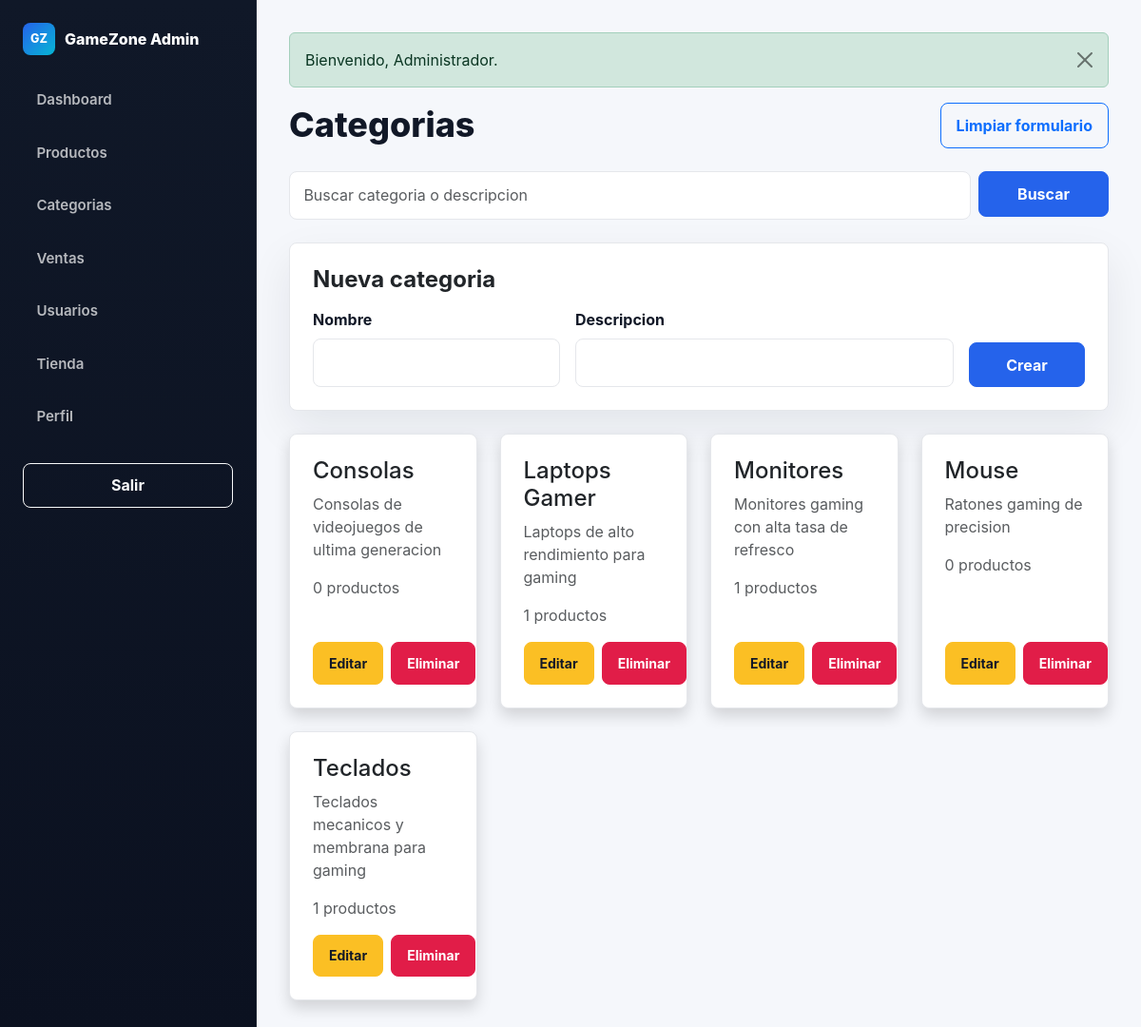
Screenshot of /categorias.php (signed in) with the database file from the repository.
### tables this page shows
CREATE TABLE IF NOT EXISTS categoria (
    id_categoria INT AUTO_INCREMENT PRIMARY KEY,
    nombre_categoria VARCHAR(100) NOT NULL,
    descripcion TEXT
);

### config/database.php (called while the page is built, shortened)
<?php
function db(): ?PDO
{
    static $pdo = null;
    if ($pdo instanceof PDO) {
        return $pdo;
    }
    $dsn = 'mysql:host=' . DB_HOST . ';dbname=' . DB_NAME . ';charset=' . DB_CHARSET;
    try {
        $pdo = new PDO($dsn, DB_USER, DB_PASS, [
            PDO::ATTR_ERRMODE => PDO::ERRMODE_EXCEPTION,
            PDO::ATTR_DEFAULT_FETCH_MODE => PDO::FETCH_ASSOC,
            PDO::ATTR_EMULATE_PREPARES => false,
        ]);
        return $pdo;
    } catch (PDOException $exception) {
        $failed = true;
        $GLOBALS['db_error'] = $exception->getMessage();
        return null;
    }
}
function db_all(string $sql, array $params = []): array
{
    $pdo = db();
    try {
        $statement = $pdo->prepare($sql);
        $statement->execute($params);
        return $statement->fetchAll();
    } catch (PDOException $exception) {
        $GLOBALS['db_error'] = $exception->getMessage();
        return [];
    }
}
function e(?string $value): string
{
    return htmlspecialchars((string) $value, ENT_QUOTES, 'UTF-8');
}

### categorias.php (the view, shortened to what this page needs)
<?php
$categoriaEditar = null;
$busquedaAdmin = trim($_GET['buscar'] ?? '');
$pagina = max(1, (int) ($_GET['pagina'] ?? 1));
$porPagina = 8;
$offset = ($pagina - 1) * $porPagina;
$whereCategorias = [];
$paramsCategorias = [];
$whereSqlCategorias = $whereCategorias ? ' WHERE ' . implode(' AND ', $whereCategorias) : '';
$categorias = db_all(
    'SELECT c.id_categoria, c.nombre_categoria, c.descripcion, COUNT(p.id_producto) AS total_productos
     FROM categoria c
     LEFT JOIN producto p ON p.id_categoria = c.id_categoria
     ' . $whereSqlCategorias . "
     GROUP BY c.id_categoria, c.nombre_categoria, c.descripcion
     ORDER BY c.nombre_categoria
     LIMIT $porPagina OFFSET $offset",
    $paramsCategorias
);
?>
<!DOCTYPE html>
<html lang="es">
<head>
    <link href="https://cdn.jsdelivr.net/npm/bootstrap@5.3.3/dist/css/bootstrap.min.css" rel="stylesheet">
    <link rel="stylesheet" href="assets/css/styles.css">
</head>
<body>
<div class="admin-layout d-flex">
    <?php include 'includes/sidebar.php'; ?>
    <main class="container-fluid p-4">
        <?php include 'includes/flash.php'; ?>
        <div class="d-flex justify-content-between align-items-center mb-4">
            <h1 class="mb-0">Categorias</h1>
            <a class="btn btn-outline-primary" href="categorias.php">Limpiar formulario</a>
        </div>
        <form method="GET" action="categorias.php" class="row g-2 mb-4">
            <div class="col-md-10">
                <input type="search" name="buscar" class="form-control" placeholder="Buscar categoria o descripcion" value="<?php echo e($busquedaAdmin); ?>">
            </div>
            <div class="col-md-2">
                <button class="btn btn-primary w-100">Buscar</button>
            </div>
        </form>
        <div class="card p-4 mb-4">
            <h2 class="h4 fw-bold mb-3"><?php echo $categoriaEditar ? 'Editar categoria' : 'Nueva categoria'; ?></h2>
            <form method="POST" action="categorias.php" class="row g-3 js-validate">
                <div class="col-md-4">
                    <label class="form-label">Nombre</label>
                    <input type="text" name="nombre_categoria" class="form-control" value="<?php echo e($categoriaEditar['nombre_categoria'] ?? ''); ?>" required>
                </div>
                <div class="col-md-6">
                    <label class="form-label">Descripcion</label>
                    <input type="text" name="descripcion" class="form-control" value="<?php echo e($categoriaEditar['descripcion'] ?? ''); ?>">
                </div>
                <div class="col-md-2 d-flex align-items-end">
                    <button class="btn btn-primary w-100"><?php echo $categoriaEditar ? 'Actualizar' : 'Crear'; ?></button>
                </div>
            </form>
        </div>
        <div class="row g-4">
            <?php foreach ($categorias as $categoria): ?>
                <div class="col-md-3">
                    <div class="card shadow p-4 h-100">
                        <h4><?php echo e($categoria['nombre_categoria']); ?></h4>
                        <p class="text-muted"><?php echo e($categoria['descripcion'] ?? 'Sin descripcion'); ?></p>
                        <p class="text-muted"><?php echo e((string) $categoria['total_productos']); ?> productos</p>
                        <div class="d-flex gap-2 mt-auto">
                            <a class="btn btn-warning btn-sm" href="categorias.php?editar=<?php echo e((string) $categoria['id_categoria']); ?>">Editar</a>
                            <form method="POST" action="categorias.php" class="js-confirm" data-confirm="Eliminar categoria?">
                                <button class="btn btn-danger btn-sm">Eliminar</button>
                            </form>
                        </div>
                    </div>
                </div>
            <?php endforeach; ?>
        </div>
    </main>
</div>
</body>
</html>

### assets/css/styles.css (style rules this page uses)
:root { --ink: #111827; --muted: #6b7280; --soft: #f5f7fb; --panel: #ffffff; --line: #e5e7eb; --navy: #101828; --navy-2: #172033; --blue: #2563eb; --cyan: #06b6d4; --green: #16a34a; --red: #e11d48; --amber: #f59e0b; --shadow: 0 18px 45px rgba(17, 24, 39, 0.08); }
* { letter-spacing: 0; }
body { background: var(--soft); color: var(--ink); font-family: Inter, "Segoe UI", Arial, sans-serif; }
a { text-decoration: none; }
.btn { border-radius: 8px; font-weight: 700; padding: 0.68rem 1rem; }
.btn-primary { background: var(--blue); border-color: var(--blue); }
.btn-danger { background: var(--red); border-color: var(--red); }
.btn-warning { background: #fbbf24; border-color: #fbbf24; color: #111827; }
.card { border: 1px solid var(--line); border-radius: 8px; box-shadow: var(--shadow); }
.form-label { color: var(--ink); font-weight: 700; }
.form-control { border: 1px solid var(--line); border-radius: 8px; padding: 0.78rem 0.9rem; }
.admin-layout { min-height: 100vh; background: var(--soft); }
.admin-layout main { padding: 34px !important; }
.admin-layout h1 { font-size: clamp(1.8rem, 3vw, 2.6rem); font-weight: 850; }

### rows the page displays
categoria: nombre_categoria "Consolas", descripcion "Consolas de videojuegos de ultima generacion", total_productos "0"
categoria: nombre_categoria "Laptops Gamer", descripcion "Laptops de alto rendimiento para gaming", total_productos "1"
categoria: nombre_categoria "Monitores", descripcion "Monitores gaming con alta tasa de refresco", total_productos "1"
categoria: nombre_categoria "Mouse", descripcion "Ratones gaming de precision", total_productos "0"
categoria: nombre_categoria "Teclados", descripcion "Teclados mecanicos y membrana para gaming", total_productos "1"

### other values shown
$message['message'] "Bienvenido, Administrador."
